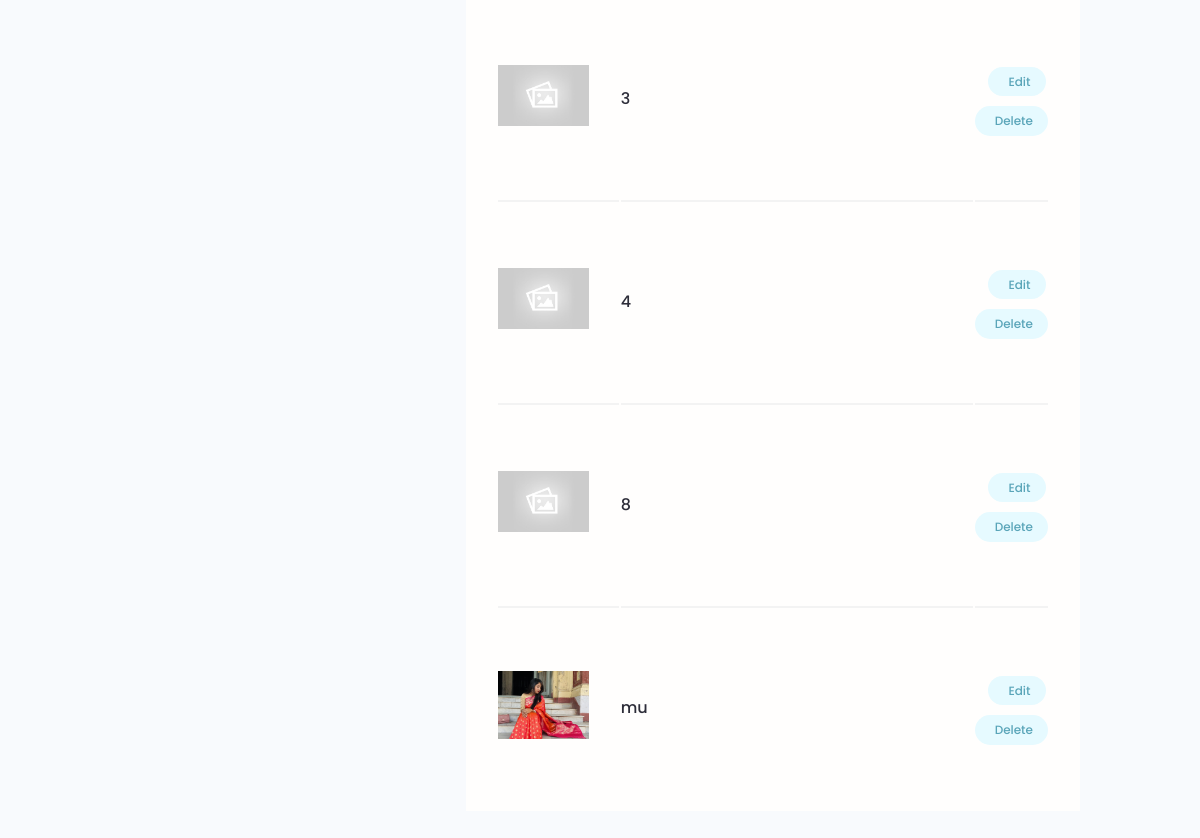
/account/ (signed in, lower part), run on an earlier commit of the app's database.
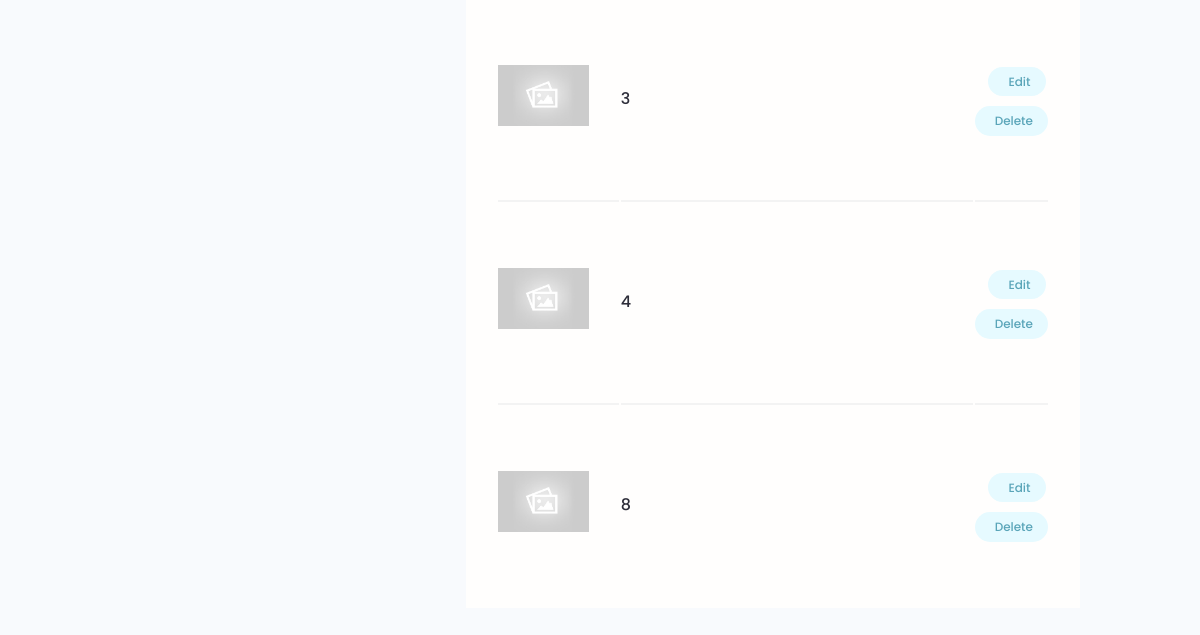
And on a later commit of the database.
### projects/models.py (models this page shows, shortened)
class Project(models.Model):
    owner = models.ForeignKey(Profile, null=True,blank=True, on_delete=models.SET_NULL)#profile connected to project model
    title = models.CharField(max_length=200)
    description = models.TextField(null=True, blank=True)  # This means the field can be empty in the database, and null can be submitted
    featured_image = models.ImageField(null=True, blank=True ,default='default.jpg')
    demo_link = models.CharField(max_length=2000, null=True, blank=True)
    source_link = models.CharField(max_length=2000, null=True, blank=True)
    tags = models.ManyToManyField('Tag', blank=True)
    vote_total = models.IntegerField(default=0 , null=True,blank=True)
    vote_ratio = models.IntegerField(default=0 , null=True,blank=True)
    created = models.DateField(auto_now_add=True)
    id = models.UUIDField(default=uuid.uuid4, unique=True, primary_key=True, editable=False)  # Primary key
    class Meta:
          ordering = ['-vote_ratio','-vote_total','title']

### users/views.py (the view)
# urls.py: path('account/', views.userAccount, name= 'account'),
@login_required(login_url='login')
def userAccount(request):
    profile = request.user.profile #one to one relationship
    skills = profile.skill_set.all()
    projects = profile.project_set.all()
    context ={'profile': profile ,'skills': skills ,'projects':projects}
    return render(request, 'users/account.html',context)

### users/templates/users/account.html (shortened to what this page needs)
{% extends 'main.html' %}
{% load static %}
{% block content %}
  <main class="settingsPage profile my-md">
    <div class="container">
      <div class="layout">
        <div class="column column--1of3">
        </div>
        <div class="column column--2of3">
          <table class="settings__table">
            {% for project in projects %}
            <tr>
              <td class="settings__thumbnail">
                <a href="{% url 'project' project.id %}">
                  {% if project.featured_image %}
                    <img src="{{ project.featured_image.url }}" alt="Project Thumbnail" />
                  {% else %}
                    <img src="{% static 'path/to/default_image.jpg' %}" alt="Default Thumbnail" />
                  {% endif %}
                </a>
              </td>
              <td class="settings__tableInfo">
                <a href="{% url 'project' project.id %}">{{ project.title }}</a>
              </td>
              <td class="settings__tableActions">
                <a class="tag tag--pill tag--main settings__btn" href="{% url 'update-project' project.id %}"> Edit</a>
                <a class="tag tag--pill tag--main settings__btn" href="{% url 'delete-project' project.id  %}?next=/account"> Delete</a>
              </td>
            </tr>
            {% empty %}
            <tr>
              <td colspan="3">No projects found.</td>
            </tr>
            {% endfor %}
          </table>
        </div>
      </div>
    </div>
  </main>
{% endblock %}

What changed in the data, as far as the page shows it:
removed Project: featured_image (picture), title "mu"
